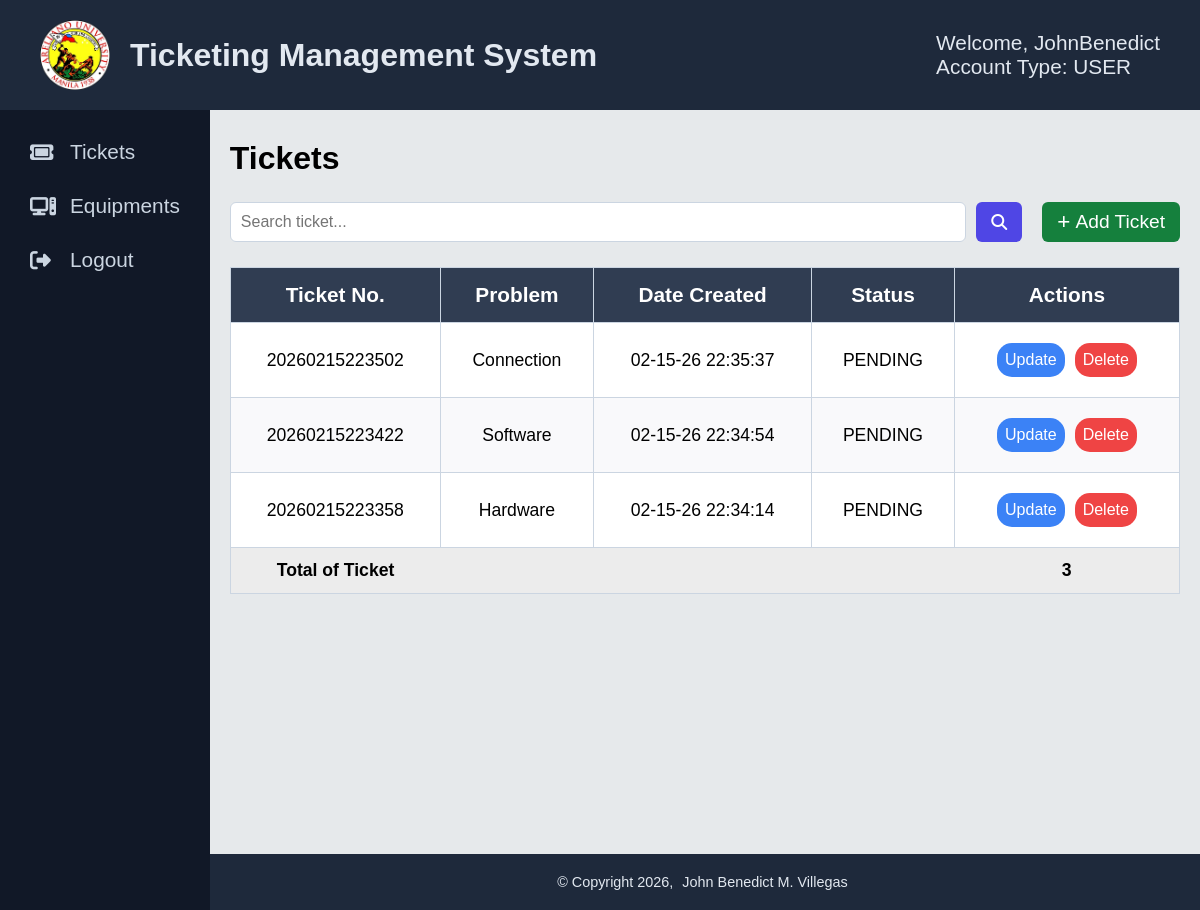
/ticket-management/ticket-management-user.php (signed in), run on an earlier commit of the app's database.
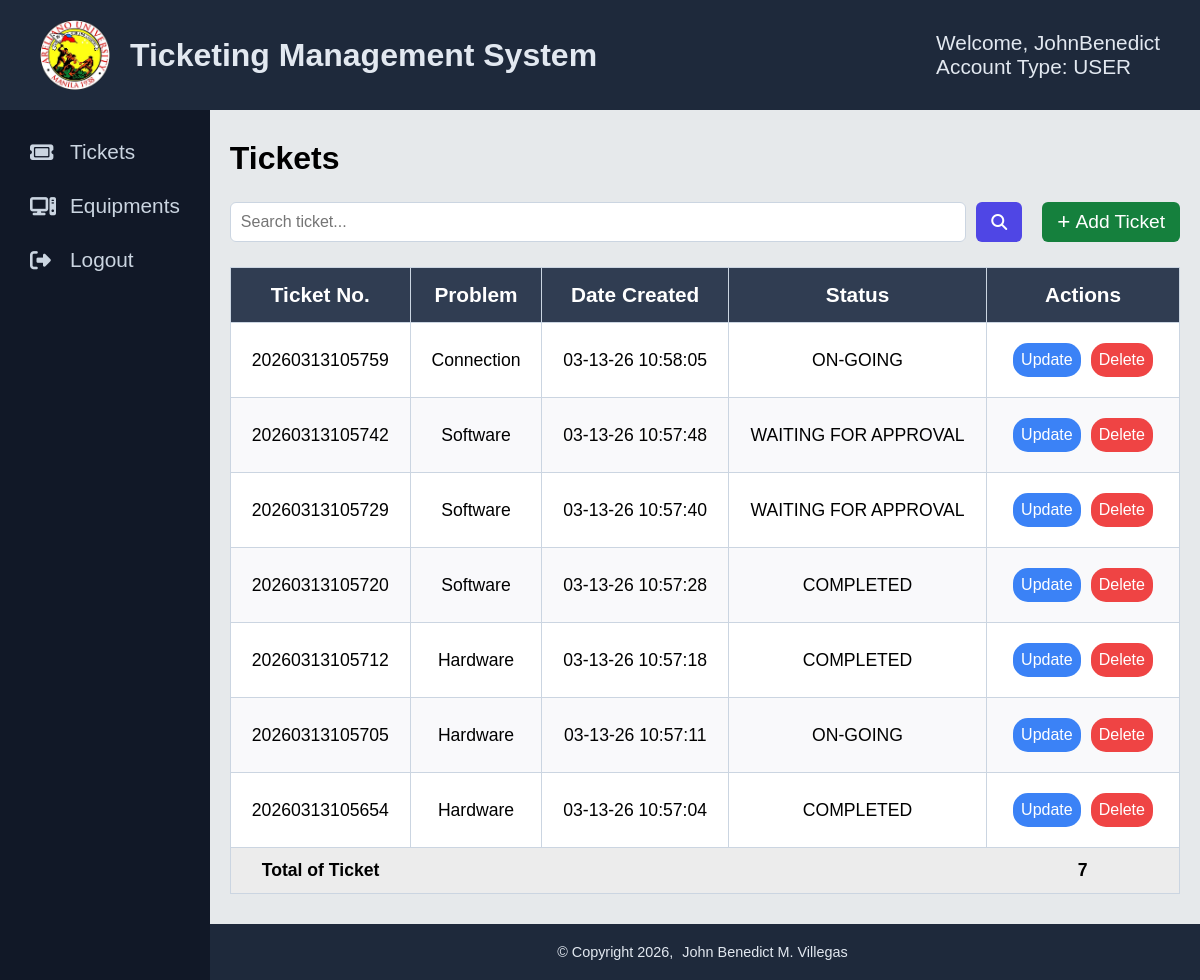
And on a later commit of the database.
### tables this page shows
CREATE TABLE `tbltickets` (
  `ticket_number` varchar(100) NOT NULL,
  `problem` varchar(100) NOT NULL,
  `details` varchar(100) NOT NULL,
  `status` varchar(30) NOT NULL,
  `created_by` varchar(50) NOT NULL,
  `date_created` varchar(50) NOT NULL,
  `assigned_to` varchar(50) DEFAULT NULL,
  `date_assigned` varchar(50) DEFAULT NULL,
  `date_completed` varchar(50) DEFAULT NULL,
  `approved_by` varchar(50) DEFAULT NULL,
  `date_approved` varchar(50) DEFAULT NULL
);

### ticket-management/ticket-management-user.php (the view, shortened to what this page needs)
<?php
require_once("../config/config.php");
?>
<!DOCTYPE html>
<html lang="en">
<head>
    <link rel="stylesheet" href="https://cdnjs.cloudflare.com/ajax/libs/font-awesome/6.5.1/css/all.min.css">
    <link rel="stylesheet" href="../assets/css/notification.css">
    <link rel="stylesheet" href="../assets/css/ticket-style/mains.css">
</head>
<body>
    <?php include("../includes/nav-sidebar.php");?>
        <div class="container">
            <div class="wrapper">
                    <form action="<?php echo htmlspecialchars($_SERVER['PHP_SELF'])?>" method="post">
                        <h4>Tickets</h4>
                        <div class="head-con">
                            <div class="searchdiv">
                                <input type="text" name="txtsearch" placeholder="Search ticket...">
                                <button type="submit" name="btnsearch" class="search-btn">
                                    <i class="fa-solid fa-magnifying-glass"></i>
                                </button>
                            </div>
                            <div class="create-div">
                                <a href="./create-ticket.php" name="btncreate" class="create-btn">
                                    <span style="margin-right: 5px; font-size: 1.4rem;">+</span><span class="mobile-block">Add Ticket</span>
                                </a>
                            </div>
                        </div>
                        <div class="table-div">
                            <?php
                            function buildtable($result) {
                                if (mysqli_num_rows($result) > 0) {
                                    echo "<table>";
                                    echo "<tr>";
                                    echo "<th>Ticket No.</th><th>Problem</th><th>Date Created</th><th>Status</th><th>Actions</th>";
                                    echo "</tr>";
                                    while ($row = mysqli_fetch_array($result)) {
                                        echo "<tr>";
                                        echo "<td>" . $row['ticket_number'] . "</td>";
                                        echo "<td>" . $row['problem'] . "</td>";
                                        echo "<td>" . $row['date_created'] . "</td>";
                                        echo "<td>" . $row['status'] . "</td>";
                                        echo "<td class = 'actions'>";
                                        echo "<button type='button'
                                            name='thisUpdate'
                                            onclick=\"updateModal('".$row['ticket_number']."')\"
                                            class='details'>
                                            Update
                                        </button>";
                                            echo "<button type='button'
                                            onclick=\"deleteModal('".$row['ticket_number']."')\"
                                            class='delete'>
                                            Delete
                                        </button>";
                                        echo "</td>";
                                        echo "</tr>";
                                    }
                                    echo "<tr class='countTotal'>";
                                    echo "<td>Total of Ticket</td>";
                                    echo "<td colspan='3'></td>";
                                    echo "<td>". mysqli_num_rows($result)."</td>";
                                    echo "</tr>";
                                    echo "</table>";
                                } else {
                                    echo "No ticket found.";
                                }
                        }
                        if (isset($_POST['btnsearch'])) {
                            $sql = "SELECT * FROM tbltickets WHERE created_by = ? AND (ticket_number LIKE ? OR problem LIKE ? OR status LIKE ?) ORDER BY date_created DESC";
                            if ($stmt = mysqli_prepare($link, $sql)) {
                                $searchvalue = '%' . $_POST['txtsearch'] . '%';
                                mysqli_stmt_bind_param($stmt, "ssss", $_SESSION['username'], $searchvalue, $searchvalue, $searchvalue);
                                if (mysqli_stmt_execute($stmt)) {
                                    $result = mysqli_stmt_get_result($stmt);
                                    buildtable($result);
                                }
                            }
                        } else {
                            $sql = "SELECT * FROM tbltickets WHERE created_by = ?  ORDER BY date_created DESC";
                            if ($stmt = mysqli_prepare($link, $sql)) {
                                mysqli_stmt_bind_param($stmt, "s", $_SESSION['username']);
                                if (mysqli_stmt_execute($stmt)) {
                                    $result = mysqli_stmt_get_result($stmt);
                                    buildtable($result);
                                }
                            }
                        }
                        ?>
                    </div>
                </form>
            </div>
            <?php include("../includes/footer.php")?>
        </div>
    </main>
          <?php include("./user/delete-ticket.php");?>
</body>
</html>

### includes/nav-sidebar.php (shortened to what this page needs)
<nav>
      <div class="usernav">
          <div class="nav-title">
              <img src="../assets/img/aulogo.png" alt="">
              <h4><?php echo $_SESSION['title'];?></h4>
          </div>
          <?php
              if (isset($_SESSION['username'])) {
          ?>
              <div class="nav-user" >
                  <p>Welcome, <?php echo $_SESSION['username']?></p>
                  <p>Account Type: <?php echo $_SESSION['usertype']?> </p>
              </div>
          <?php } else {
                  header('location: ../index.php');
              }
          ?>
      </div>
  </nav>
  <main>
      <aside id="sidebar">
          <?php if ($_SESSION['usertype'] == 'USER') { ?>
              <a href="../ticket-management/ticket-management-user.php">
                  <i class="fa-solid fa-ticket"></i>
                  <span>Tickets</span>
              </a>
              <a href="../equipmentManagement/equipment-management.php">
                  <i class="fa-solid fa-computer"></i>
                  <span>Equipments</span>
              </a>
          <?php } ?>
          <a href="../auth/logout.php">
              <i class="fa-solid fa-right-from-bracket"></i>
              Logout
          </a>
      </aside>

### includes/footer.php (shortened to what this page needs)
<footer>
    <div class="footer-content">
        <p>&copy; Copyright 2026, <a href="https://github.com/johnbhd">John Benedict M. Villegas</a> </p>
    </div>
</footer>

### ticket-management/user/delete-ticket.php (shortened to what this page needs)
<link rel="stylesheet" href="../assets/css/ticket-style/delete.css">

### assets/css/ticket-style/mains.css (style rules this page uses)
* { font-family: Arial, Helvetica, sans-serif; padding: 0; margin: 0; box-sizing: border-box; }
body { background-color: #e6e9eb; }
.container { display: flex; flex-direction: column; width: 100%; min-height: 100vh; }
.wrapper { display: flex; flex: 1; padding: 30px 20px; }
form { display: flex; flex-direction: column; gap: 5px; width: 100%; max-width: 100%; }
form h4 { font-size: 2rem; }
.head-con { width: 100%; display: flex; padding: 20px 0px; gap: 20px; }
.searchdiv { display: flex; gap: 10px; flex: 1; }
.searchdiv input[type="text"] { flex: 1; padding: 10px; border-radius: 6px; border: 1px solid #CBD5E1; outline: none; font-size: 1rem; }
.search-btn i { font-size: 1rem; }
.search-btn { background-color: #4F46E5; border: none; border-radius: 6px; padding: 0 15px; color: white; cursor: pointer; display: flex; align-items: center; justify-content: center; font-size: 1rem; }
.create-btn { background-color: #15803d; border: none; text-decoration: none; border-radius: 6px; padding: 0 15px; height: 100%; color: white; cursor: pointer; display: flex; align-items: center; justify-content: center; font-size: 1.2rem; }
.table-div { overflow-x: auto; width: 100%; }
table { border: 1px solid #CBD5E1; border-collapse: collapse; background-color: white; width: 100%; -webkit-overflow-scrolling: touch; }
th { background-color: #303d52; color: white; padding: 15px 20px; font-size: 1.3rem; }
td { font-size: 1.1rem; padding: 15px 20px; }
th { background-color: #303d52; color: white; }
tr, th, td { border: 1px solid #CBD5E1; text-align: center; white-space: nowrap; }
tr:nth-child(odd) { background-color: #f9f9fb; }
.actions { display: flex; justify-content: none; }
.actions a, .actions button { text-decoration: none; color: white; }
.actions .assign, .actions .details, .actions .approve, .actions .delete { padding: 8px; margin: 5px; border-radius: 15px; cursor: pointer; border: none; font-size: 1rem; outline: none; }
.actions .details { background-color: #3B82F6; }
.actions .delete { background-color: #EF4444; }
td.actions { border: none; }
.countTotal td { border: none !important; background-color: #ececec; padding: 12px 14px; font-weight: 600; }
.countTotal td:last-child { font-weight: 700; text-align: center; }

### assets/css/ticket-style/delete.css (style rules this page uses)
form a { text-decoration: none; color: black; }

### ticket-management/ticket-management-user.php (style rules this page uses)
.actions { justify-content: center; }

### includes/nav-sidebar.php (style rules this page uses)
html, body { height: 100%; margin: 0; }
nav { display: flex; font-size: 1rem; gap: 20px; background-color: #1E293B; color: #E2E8F0; padding: 20px; }
nav img { width: 70px; height: 70px; }
.usernav { display: flex; align-items: center; justify-content: space-between; width: 100%; padding: 0 20px; }
aside { display: flex; flex-direction: column; padding: 30px 30px; min-height: 100vh; gap: 30px; background-color: #111827; }
aside a { display: grid; grid-template-columns: 30px 1fr; align-items: center; justify-content: start; text-decoration: none; color: #CBD5E1; cursor: pointer; font-size: 1.3rem; gap: 10px; }
main { display: flex; min-height: 100vh; }
.nav-title { display: flex; align-items: center; gap: 20px; }
.nav-title img { width: 70px; height: 70px; }
.nav-title h4 { font-size: 2rem; }
.nav-user { display: flex; flex-direction: column; font-size: 1.3rem; }

### includes/footer.php (style rules this page uses)
footer { background-color: #1E293B; color: #E2E8F0; padding: 20px 30px; text-align: center; font-size: 0.9rem; }
footer a { color: #E2E8F0; text-decoration: none; margin: 0 5px; }

What changed in the data, as far as the page shows it:
removed tbltickets: ticket_number "20260215223502", problem "Connection", date_created "02-15-26 22:35:37", status "PENDING"
removed tbltickets: ticket_number "20260215223422", problem "Software", date_created "02-15-26 22:34:54", status "PENDING"
removed tbltickets: ticket_number "20260215223358", problem "Hardware", date_created "02-15-26 22:34:14", status "PENDING"
added tbltickets: ticket_number "20260313105759", problem "Connection", date_created "03-13-26 10:58:05", status "ON-GOING"
added tbltickets: ticket_number "20260313105742", problem "Software", date_created "03-13-26 10:57:48", status "WAITING FOR APPROVAL"
added tbltickets: ticket_number "20260313105729", problem "Software", date_created "03-13-26 10:57:40", status "WAITING FOR APPROVAL"
added tbltickets: ticket_number "20260313105720", problem "Software", date_created "03-13-26 10:57:28", status "COMPLETED"
added tbltickets: ticket_number "20260313105712", problem "Hardware", date_created "03-13-26 10:57:18", status "COMPLETED"
added tbltickets: ticket_number "20260313105705", problem "Hardware", date_created "03-13-26 10:57:11", status "ON-GOING"
added tbltickets: ticket_number "20260313105654", problem "Hardware", date_created "03-13-26 10:57:04", status "COMPLETED"
Also different on the page:
mysqli_num_rows($result): "3" → "7"
